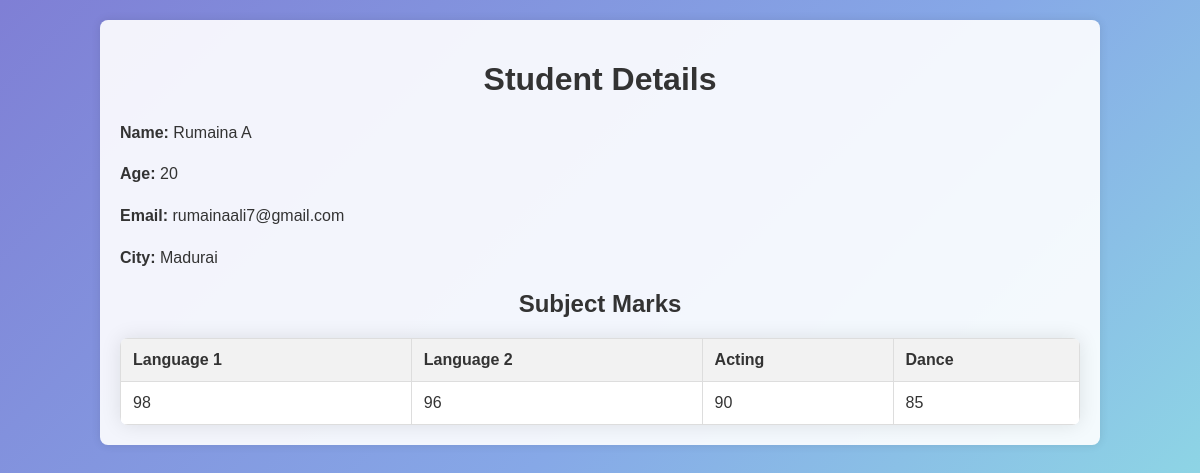
Screenshot of /student/1/ with the database file from the repository.
### student_app/models.py (models this page shows, shortened)
class Student(models.Model):
    name = models.CharField(max_length=100)
    age = models.IntegerField()
    email = models.EmailField()
    city = models.CharField(max_length=100)
    def __str__(self):
        return self.name

class SubjectMarks(models.Model):
    student = models.ForeignKey(Student, on_delete=models.CASCADE)
    language1 = models.IntegerField()
    language2 = models.IntegerField()
    acting = models.IntegerField()
    dance = models.IntegerField()

### student_app/views.py (the view)
# urls.py: path('student/<int:id>/', student_detail_view, name='student_detail'),
def student_detail_view(request, id):
    print(f"Student ID: {id}")
    student = get_object_or_404(Student, pk=id)
    print(f"Student: {student}")
    subject_marks = SubjectMarks.objects.filter(student=student)
    return render(request, 'student_app/student_detail.html', {'student': student, 'subject_marks': subject_marks})

### student_app/templates/student_app/student_detail.html (shortened to what this page needs)
{% load static %}
<!DOCTYPE html>
<html lang="en">
<head>
    <link rel="stylesheet" type="text/css" href="{% static 'student_app/styles.css' %}">
</head>
<body>
    <div class="container">
        <h1>Student Details</h1>
        <p><strong>Name:</strong> {{ student.name }}</p>
        <p><strong>Age:</strong> {{ student.age }}</p>
        <p><strong>Email:</strong> {{ student.email }}</p>
        <p><strong>City:</strong> {{ student.city }}</p>
        <h2>Subject Marks</h2>
        <table>
            <tr>
                <th>Language 1</th>
                <th>Language 2</th>
                <th>Acting</th>
                <th>Dance</th>
            </tr>
            {% for mark in subject_marks %}
            <tr>
                <td>{{ mark.language1 }}</td>
                <td>{{ mark.language2 }}</td>
                <td>{{ mark.acting }}</td>
                <td>{{ mark.dance }}</td>
            </tr>
            {% endfor %}
        </table>
    </div>
</body>
</html>

### student_app/static/student_app/styles.css (style rules this page uses)
body { font-family: Arial, sans-serif; background-color: #f4f4f9; margin: 0; padding: 0; }
body { background: linear-gradient(135deg, #7F7FD5, #86A8E7, #91EAE4); background-attachment: fixed; }
.container { width: 80%; margin: 20px auto; padding: 20px; border-radius: 8px; box-shadow: 0 0 10px rgba(0, 0, 0, 0.1); background: rgba(255, 255, 255, 0.9); color: #333; }
.container p { font-size: 16px; line-height: 1.6; color: #333; font-family: 'Montserrat', sans-serif; }
h1, h2 { text-align: center; color: #333; }
table { width: 100%; border-collapse: collapse; margin-top: 20px; border-radius: 8px; overflow: hidden; box-shadow: 0 0 20px rgba(0, 0, 0, 0.1); }
th, td { border: 1px solid #ddd; padding: 12px; text-align: left; }
th { background-color: #f2f2f2; color: #333; }
td { background-color: #fff; }

### rows the page displays
Student: name "Rumaina A", age "20", email "rumainaali7@gmail.com", city "Madurai"
SubjectMarks: language1 "98", language2 "96", acting "90", dance "85"
